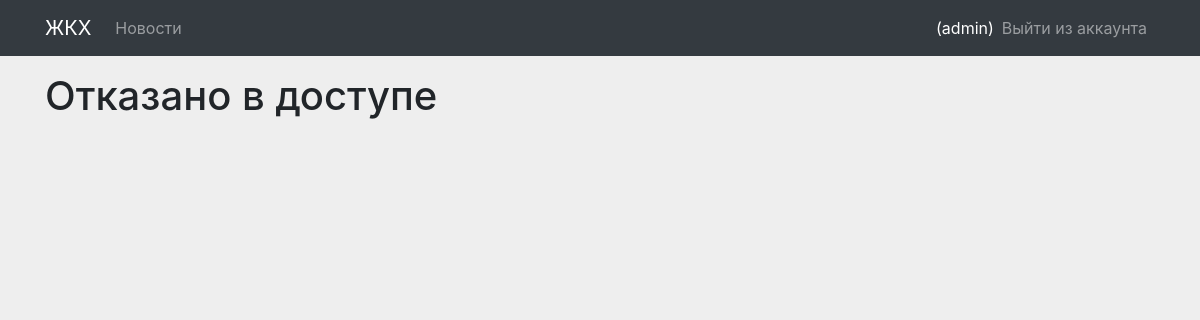
The app's page /admin_reg (signed in), older data.
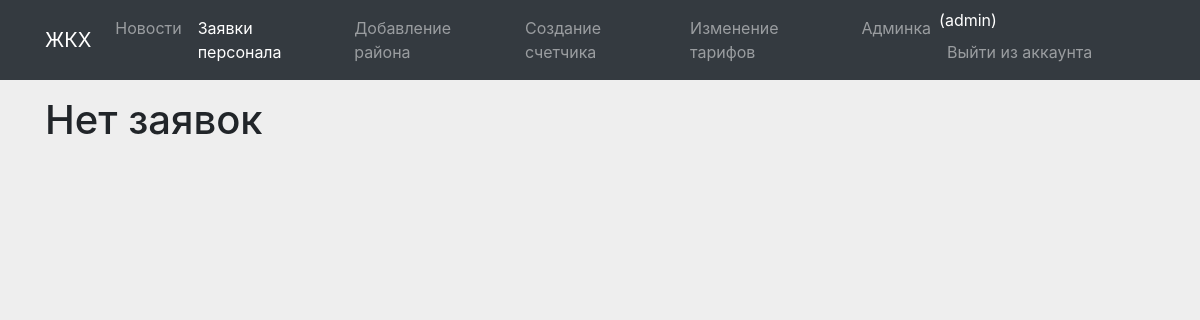
The same page, newer data.
### main/views.py (the view)
# urls.py: path('admin_reg', views.admin_reg, name = 'admin_reg'),
def admin_reg(request):
    users = CustomUser.objects.filter(want_staff = True)
    return render(request, 'main/admin_menu/admin_registration.html', {'title': 'Заявки', 'users': users})

### templates/main/admin_menu/admin_registration.html
{% extends 'page.html' %}
{% block content %}
<div class="container">
    {%if user.allows == '3'%}
    {% if users.exists %}
    <h1>Заявки</h1>
    {% for user in users %}
        <div class="row">
            <div class="col">
                <div class="alert alert-warning" role="alert">
                    <h4 class="alert-heading">{{ user.username }}</h4>
                    <p>{{ user.email }}</p>
                    <p>{{ user.district }}</p>
                    <p class="mt-3">
                        <a class = 'btn btn-primary mr-3' href="{% url 'admin_reg_del' user.id %}">Удалить</a>
                        <a class = 'btn btn-primary' href="{% url 'admin_reg_aprv' user.id %}">Одобрить</a>
                    </p>
                    <p class = 'text-right'>{{user.date_joined}}</p>
                </div>
            </div>
        </div>
    {% endfor %}
    {% else %}
        <h1>Нет заявок</h1>
    {% endif %}
    {%else%}
    <h1>Отказано в доступе</h1>
    {%endif%}
</div>
{% endblock %}

### templates/page.html (shortened to what this page needs)
<!DOCTYPE html>
<html lang="en">
<head>
    <link rel="stylesheet" href="https://cdn.jsdelivr.net/npm/bootstrap@4.0.0/dist/css/bootstrap.min.css">
    {% load static %}
    <link rel="stylesheet" href={% static "css/style.css" %}>
</head>
<body>
<nav class="navbar navbar-expand-lg bg-dark navbar-dark mb-3">
    <div class="container">
        <a class="navbar-brand" href="{% url 'news' %}">ЖКХ</a>
    <div class="collapse navbar-collapse" id="navbarSupportedContent">
        <ul class="navbar-nav mr-auto">
            <li class="nav-item {% if title == 'Новости'%}active {%endif%}">
                <a class="nav-link" href="{% url 'news' %}">Новости</a>
            </li>
            {%if user.allows == '1' %}
            <li class="nav-item {% if title == 'Ваши счета'%}active {%endif%}">
                <a class="nav-link" href="{% url 'bill' user.id %}">Просмотр счетов</a>
            </li>
            <li class="nav-item {% if title == 'Создание жалобы'%}active {%endif%}">
                <a class="nav-link" href="{% url 'create_report' %}">Оставить жалобу</a>
            </li>
            <li class="nav-item {% if title == 'Мои жалобы'%}active {%endif%}">
                <a class="nav-link" href="{% url 'my_reports' %}">Мои жалобы</a>
            </li>
            {% elif user.allows == '3' %}
            <li class="nav-item {% if title == 'Заявки'%}active {%endif%}">
                <a class="nav-link" href="{% url 'admin_reg' %}">Заявки персонала</a>
            </li>
            <li class="nav-item {% if title == 'Добавление района'%}active {%endif%}">
                <a class="nav-link" href="{% url 'create_district' %}">Добавление района</a>
            </li>
            <li class="nav-item {% if title == 'Создание счетчика'%}active {%endif%}">
                <a class="nav-link" href="{% url 'create_name' %}">Создание счетчика</a>
            </li>
            <li class="nav-item {% if title == 'Тарифы'%}active {%endif%}">
                <a class="nav-link" href="{% url 'change_bill_rate' %}">Изменение тарифов</a>
            </li>
            <li class="nav-item {% if title == ''%}active {%endif%}">
                <a class="nav-link" href="/admin">Админка</a>
            </li>
            {% endif %}
        </ul>
        <div class = "navbar-nav form-inline my-2 my-lg-0 ">
            {% if user.is_authenticated %}
                <a class="text-white" href="{% url 'account' %}">({{ user.username }})</a>
                <a class="nav-link" href="{% url 'logout' %}">Выйти из аккаунта</a>
            {% else %}
                <a class="nav-link" href="{% url 'login' %}">Войти в аккаунт</a>
            {% endif %}
        </div>
    </div>
    </div>
</nav>
    {% block content %}
    {% endblock %}
</body>
</html>

Row changes from the older to the newer data that the page shows:
changed CustomUser "admin": allows empty → "3" (drawn)
Text that changed along with them:
text no longer shown: "Отказано в доступе"
text now shown: "Заявки персонала Добавление района Создание счетчика Изменение тарифов Админка Нет заявок"
